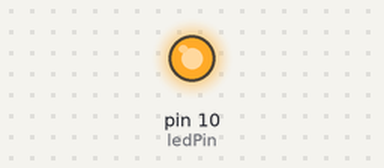
A sketch run on a simulated Arduino Uno, built with avr-gcc and run on an emulated ATmega328P. Parts: output pins drawn as LEDs (lit = HIGH).

Above: at 1.5 s.
At 5.7 s:
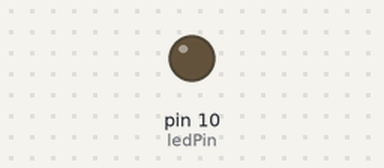
Timing chart, 0 to 8.8 s (numbered marks = the images above):
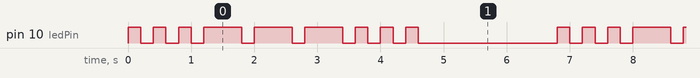

Measured:
- by itself, pin 10 (ledPin): repeats every 6.8 s: 2 × (LOW 0.20 s, HIGH 0.20 s), 3 × (LOW 0.20 s, HIGH 0.60 s), 3 × (LOW 0.20 s, HIGH 0.20 s), LOW 2.2 s, HIGH 0.20 s
- by itself, everything shown: repeats every 6.8 s, in 18 steps

The sketch:

L10_sos_functions.ino
```cpp
// Занятие 10. SOS через собственные функции
int ledPin = 10;

void dot() {                 // точка
  digitalWrite(ledPin, HIGH);
  delay(200);
  digitalWrite(ledPin, LOW);
  delay(200);
}

void dash() {                // тире
  digitalWrite(ledPin, HIGH);
  delay(600);
  digitalWrite(ledPin, LOW);
  delay(200);
}

void letterS() { dot();  dot();  dot();  }
void letterO() { dash(); dash(); dash(); }

void setup() {
  pinMode(ledPin, OUTPUT);
}

void loop() {
  letterS();
  letterO();
  letterS();
  delay(2000);
}
```
